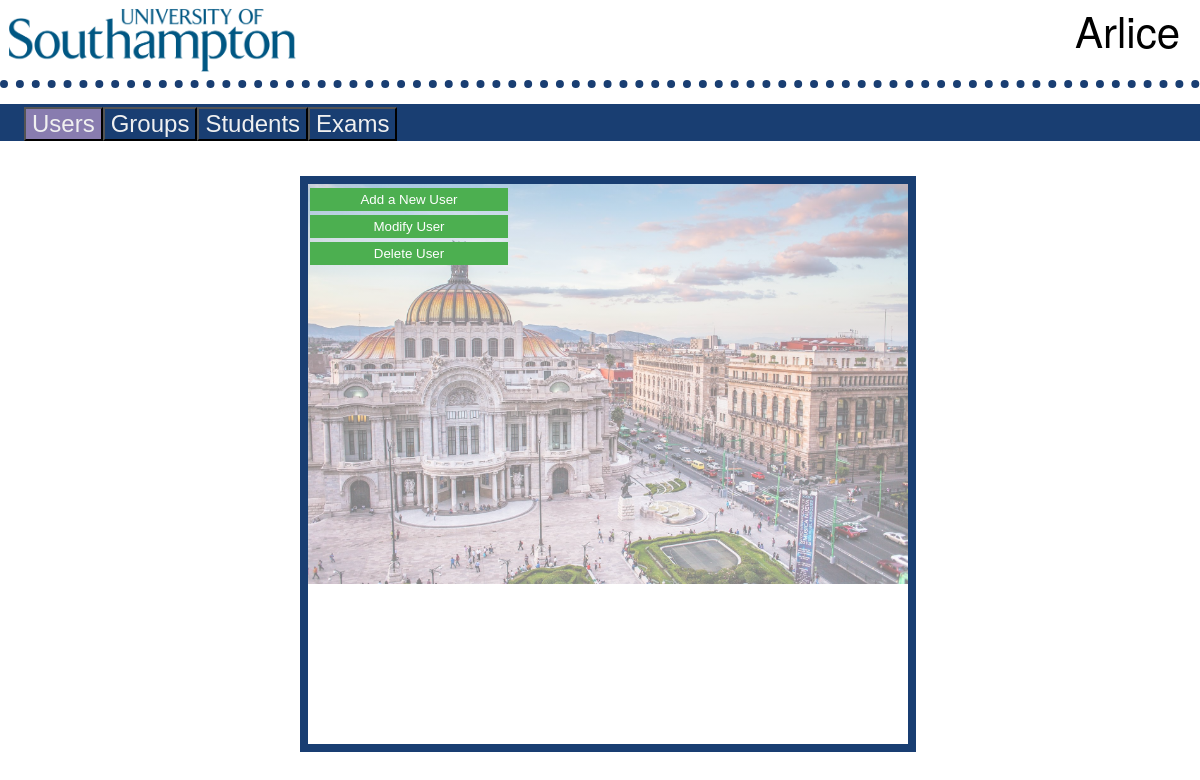
/Ver3/public/mainT2.php, run on the app's committed database.
### tables this page shows
CREATE TABLE IF NOT EXISTS `element` (
  `elementId` int(11) NOT NULL AUTO_INCREMENT,
  `eId` text DEFAULT NULL,
  `elementName` text NOT NULL,
  `pageCode` text NOT NULL,
  `class` text NOT NULL,
  `type` text DEFAULT NULL,
  `value` text DEFAULT NULL,
  `style` text DEFAULT NULL,
  `img` text NOT NULL,
  `timeD` text NOT NULL,
  `description` text DEFAULT NULL,
  `message` text DEFAULT NULL,
  `status` int(11) NOT NULL DEFAULT 1,
  `dateCreated` datetime NOT NULL DEFAULT current_timestamp(),
  `deteUpdated` datetime NOT NULL DEFAULT current_timestamp(),
  `createdBy` text NOT NULL,
  `updatedBy` text NOT NULL,
  PRIMARY KEY (`elementId`)
);

### Ver3/public/createPageNav.php (the view, shortened to what this page needs)
<?php
function check($v){
	if(isset($_POST[$v])){
	    return $_POST[$v];
	}
	return "-1";
}
$page=(int)htmlspecialchars(check('page'));
if($page>0){
	$servername = "localhost:3307";
	$username = "root";
	$password = "";
	$dbname = "clare";
	$conn = new mysqli($servername, $username, $password, $dbname);
	$sql = "SELECT * from element WHERE pageCode=$page AND description='$page Nav';";
	$result=$conn->query($sql);
	echo "<form action='./mainT2.php' method='POST'> <ul class='menuL'>";
	if($result->num_rows>0) {
		while ($row=$result->fetch_assoc()) {
			echo ("<".$row['type']." class='".$row['class']."' name='".$row['elementName']."' id='".$row['eId']."' style='".$row['style']."' value='".$row['value'].".'>".$row['message']."</".$row['type'].">");
		}
	}else{
	    echo "Error: " . $sql . "<br>" . $conn->error;
	}
	echo "</ul></form>";
}
?>

### Ver3/public/mainT2.php (shortened to what this page needs)
<!DOCTYPE html>
<html>
<head>
	<link rel="stylesheet" type="text/css" href="css/exam.css">
</head>
<body>
	<div class="Banner">
		<img class="Logo" id="Logo1" src="./gpx/UoS.png" alt="Arlice Skills">
		<span class="ExamName">Arlice</span>
	</div>
	<nav class="Menu">
		<?php
			include('createPageNav.php');
		?>
	</nav>
	<div class="ImageC">
		<?php
			include('createPageCont.php');
		?>
	</div>
</body>

### Ver3/public/createPageCont.php (shortened to what this page needs)
<?php
$page=(int)htmlspecialchars(check('page'));
if($page>0){
	$servername = "localhost:3307";
	$username = "root";
	$password = "";
	$dbname = "clare";
	$conn = new mysqli($servername, $username, $password, $dbname);
	$sql = "SELECT * from element WHERE pageCode=$page AND description='$page Cont';";
	$result=$conn->query($sql);
	echo "<form action='./mainT2.php' method='POST'>";
	if($result->num_rows>0) {
		while ($row=$result->fetch_assoc()) {
			echo ("<".$row['type']." class='".$row['class']."' name='".$row['elementName']."' id='".$row['eId']."' style='".$row['style']."' value='".$row['value'].".'>".$row['message']."</".$row['type'].">");
		}
	}else{
	    echo "Error: " . $sql . "<br>" . $conn->error;
	}
	echo "</ul></form>";
}
?>

### Ver3/public/css/exam.css (style rules this page uses)
html, body { background: transparent; border: 0; margin: 0; padding: 0; vertical-align: center; -webkit-box-sizing: border-box; -moz-box-sizing: border-box; box-sizing: border-box; font-family: "Arial Narrow", Arial, "Helvetica Condensed", Helvetica, sans-serif; font-size:16px; width:100vw; height:100vh; font-family: "Libre Franklin", "Helvetica Neue", helvetica, arial, sans-serif; font-weight: 400; box-sizing: content-box; }
.Banner { width: 100vw; height: 10vh; border-bottom: 1vh dotted #193e72; }
.Logo { height: 8vh; padding: 1vh; }
.ExamName { float: right; font-size: 3.5vw; text-align: center; margin-right: 20px; display: block; }
.ImageC { margin: 2vh; display: block; margin-left: auto; margin-right: auto; width: 50vw; min-width: 50vw; height: 70vh; text-align: center; border: 1vh solid #193e72; position: fixed; left: 25vw; top: 20vh; background-repeat:no-repeat; background-size: contain; background-image: linear-gradient(rgba(255,255,255,0.5), rgba(255,255,255,0.5)), url("../gpx/mex3.jpg"); }
.Button { background: #fff; border: 2px; color: black; padding: 4px 0; text-align: center; text-decoration: none; display: block; margin: 4px 2px; -webkit-transition-duration:0.4s; transition-duration: 0.4s; cursor: pointer; }
.BG { background: #4CAF50; border: 2px; color: #fff; }
.Menu { height: 8vh; max-height: 8vh; width: 100%; overflow: hidden; position: fixed; left: 0vw; top: 10vh; color: #000F26; }
ul.menuL { overflow: hidden; background-color: #193e72; height: 100%; padding-left: 2vw; font-size: 3vh; list-style-type: none; }
.menuL { font-size: 3vh; }
.active { background: #887CAF !important; }

### data on the page
element: $row['value'] 1 (drawn), message "Users"
element: $row['value'] 13 (drawn), message "Groups"
element: $row['value'] 14 (drawn), message "Students"
element: $row['value'] 15 (drawn), message "Exams"
element: $row['value'] 111 (drawn), message "Add a New User"
element: $row['value'] 112 (drawn), message "Modify User"
element: $row['value'] 113 (drawn), message "Delete User"
